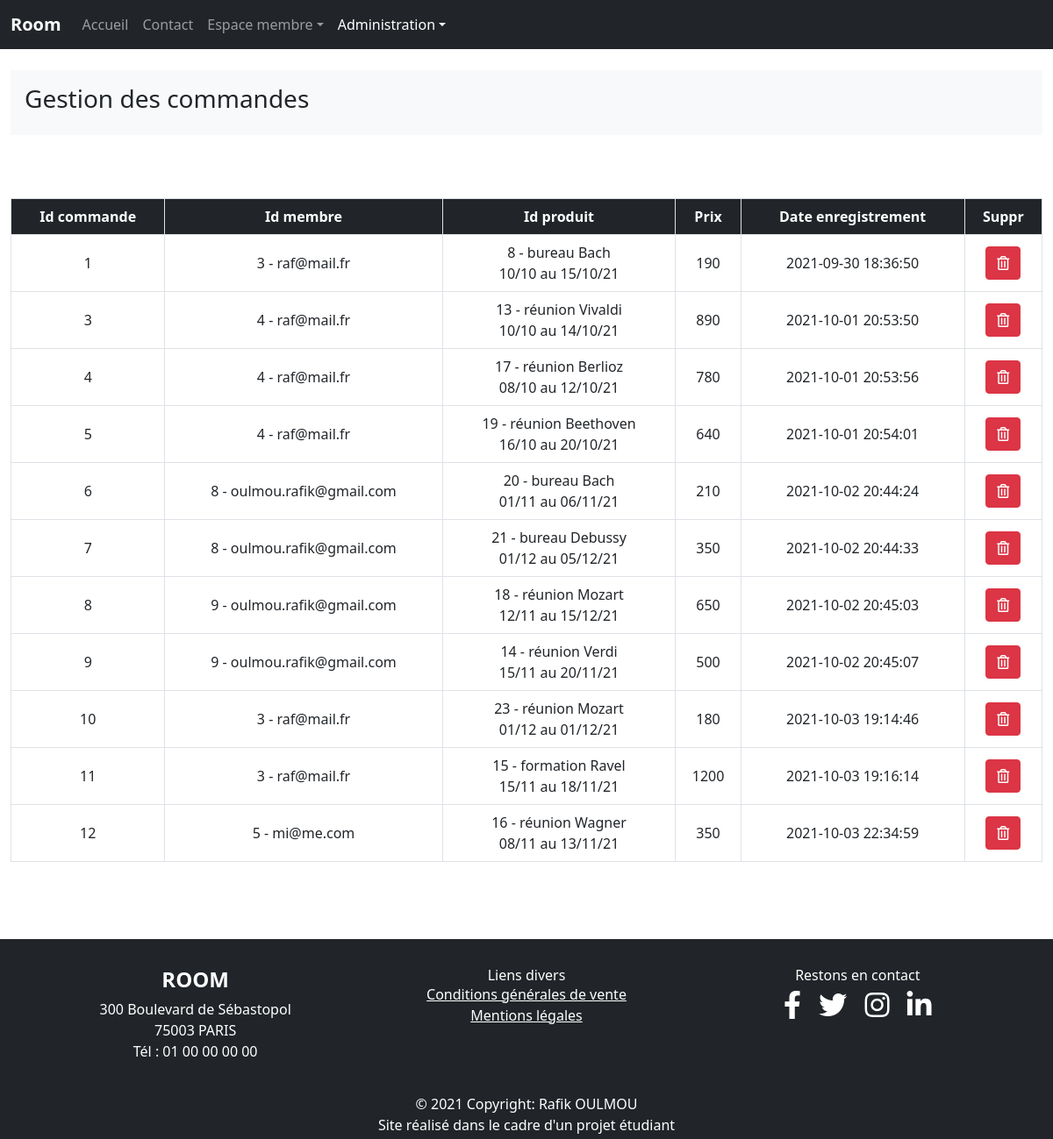
The page /admin/gestion_commandes.php (signed in) on the database its author committed.
### tables this page shows
CREATE TABLE IF NOT EXISTS `commande` (
  `id_commande` int(3) NOT NULL AUTO_INCREMENT,
  `id_membre` int(3) DEFAULT NULL,
  `id_produit` int(3) DEFAULT NULL,
  `date_enregistrement` datetime NOT NULL,
  PRIMARY KEY (`id_commande`),
  KEY `id_membre` (`id_membre`),
  KEY `id_produit` (`id_produit`)
);

CREATE TABLE IF NOT EXISTS `membre` (
  `id_membre` int(3) NOT NULL AUTO_INCREMENT,
  `pseudo` varchar(255) NOT NULL,
  `mdp` varchar(255) NOT NULL,
  `nom` varchar(255) NOT NULL,
  `prenom` varchar(255) NOT NULL,
  `email` varchar(255) NOT NULL,
  `civilite` enum('m','f') NOT NULL,
  `statut` int(1) NOT NULL,
  `date_enregistrement` datetime NOT NULL,
  PRIMARY KEY (`id_membre`),
  UNIQUE KEY `pseudo` (`pseudo`)
);

CREATE TABLE IF NOT EXISTS `produit` (
  `id_produit` int(3) NOT NULL AUTO_INCREMENT,
  `id_salle` int(3) DEFAULT NULL,
  `date_arrivee` datetime NOT NULL,
  `date_depart` datetime NOT NULL,
  `prix` int(4) NOT NULL,
  `etat` enum('libre','réservé') NOT NULL DEFAULT 'libre',
  PRIMARY KEY (`id_produit`),
  KEY `id_salle` (`id_salle`)
);

CREATE TABLE IF NOT EXISTS `salle` (
  `id_salle` int(3) NOT NULL AUTO_INCREMENT,
  `titre` varchar(255) NOT NULL,
  `description` text NOT NULL,
  `photo` varchar(255) NOT NULL,
  `pays` varchar(255) NOT NULL,
  `ville` varchar(255) NOT NULL,
  `adresse` varchar(255) NOT NULL,
  `cp` varchar(5) NOT NULL,
  `capacite` int(3) NOT NULL,
  `categorie` enum('réunion','bureau','formation') NOT NULL,
  `plan` longtext NOT NULL,
  PRIMARY KEY (`id_salle`),
  UNIQUE KEY `titre` (`titre`)
);

### admin/gestion_commandes.php (the view, shortened to what this page needs)
<?php
include '../inc/init.inc.php';
$liste_commandes = $pdo->query("SELECT commande.id_commande, membre.id_membre, membre.email, produit.id_produit, produit.date_arrivee, produit.date_depart, salle.categorie, salle.titre, produit.prix, commande.date_enregistrement FROM commande INNER JOIN membre ON commande.id_membre = membre.id_membre INNER JOIN produit ON commande.id_produit = produit.id_produit INNER JOIN salle ON salle.id_salle = produit.id_salle");
include '../inc/header.inc.php';
include '../inc/nav.inc.php';
?>
    <main class="container-fluid">
        <div class="bg-light mt-4 p-2">
            <h3 class="p-2">Gestion des commandes</h3>
        </div>
        <?php echo $msg . '<br>';   ?>
        <div class="row">
            <div class="col-12 mt-5">
                <table class="table table-bordered text-center">
                    <tr class="bg-dark text-white">
                        <th>Id commande</th>
                        <th>Id membre</th>
                        <th>Id produit</th>
                        <th>Prix</th>
                        <th>Date enregistrement</th>
                        <th>Suppr</th>
                    </tr>
                    <?php
                        while($ligne = $liste_commandes->fetch(PDO::FETCH_ASSOC)) {
                            echo '<tr class="text-center align-middle">';
                            echo '<td>' . $ligne['id_commande'] . '</td>';
                            echo '<td>' . $ligne['id_membre'] . ' - ' . $ligne['email'] . '</td>';
                            echo '<td>' . $ligne['id_produit'] . ' - ' . $ligne['categorie'] . ' ' . $ligne['titre'] . '<br>' . date("d/m", strtotime($ligne['date_arrivee'])) . ' au ' . date("d/m/y", strtotime($ligne['date_depart'])) . '</td>';
                            echo '<td>' . $ligne['prix'] . '</td>';
                            echo '<td>' . $ligne['date_enregistrement'] . '</td>';
                            echo '<td class="text-center align-middle"><a href="?action=supprimer&id_commande=' . $ligne['id_commande'] . '" title="supprimer" class="btn btn-danger confirm_delete"><i class="far fa-trash-alt"></i></a></td>';
                            echo '</tr>';
                        }
                    ?>
                </table>
            </div>
        </div>
    </main>
<br><br><br>
<?php
include '../inc/footer.inc.php';

### rows shown on the page
commande: id_commande "1", id_membre.id_membre "3", id_membre.email "raf@mail.fr", id_produit.id_produit "8", salle.categorie "bureau", salle.titre "Bach", id_produit.date_arrivee "10/10", id_produit.date_depart "15/10/21", id_produit.prix "190", date_enregistrement "2021-09-30 18:36:50"
commande: id_commande "3", id_membre.id_membre "4", id_membre.email "raf@mail.fr", id_produit.id_produit "13", salle.categorie "réunion", salle.titre "Vivaldi", id_produit.date_arrivee "10/10", id_produit.date_depart "14/10/21", id_produit.prix "890", date_enregistrement "2021-10-01 20:53:50"
commande: id_commande "4", id_membre.id_membre "4", id_membre.email "raf@mail.fr", id_produit.id_produit "17", salle.categorie "réunion", salle.titre "Berlioz", id_produit.date_arrivee "08/10", id_produit.date_depart "12/10/21", id_produit.prix "780", date_enregistrement "2021-10-01 20:53:56"
commande: id_commande "5", id_membre.id_membre "4", id_membre.email "raf@mail.fr", id_produit.id_produit "19", salle.categorie "réunion", salle.titre "Beethoven", id_produit.date_arrivee "16/10", id_produit.date_depart "20/10/21", id_produit.prix "640", date_enregistrement "2021-10-01 20:54:01"
commande: id_commande "6", id_membre.id_membre "8", id_membre.email "oulmou.rafik@gmail.com", id_produit.id_produit "20", salle.categorie "bureau", salle.titre "Bach", id_produit.date_arrivee "01/11", id_produit.date_depart "06/11/21", id_produit.prix "210", date_enregistrement "2021-10-02 20:44:24"
commande: id_commande "7", id_membre.id_membre "8", id_membre.email "oulmou.rafik@gmail.com", id_produit.id_produit "21", salle.categorie "bureau", salle.titre "Debussy", id_produit.date_arrivee "01/12", id_produit.date_depart "05/12/21", id_produit.prix "350", date_enregistrement "2021-10-02 20:44:33"
commande: id_commande "8", id_membre.id_membre "9", id_membre.email "oulmou.rafik@gmail.com", id_produit.id_produit "18", salle.categorie "réunion", salle.titre "Mozart", id_produit.date_arrivee "12/11", id_produit.date_depart "15/12/21", id_produit.prix "650", date_enregistrement "2021-10-02 20:45:03"
commande: id_commande "9", id_membre.id_membre "9", id_membre.email "oulmou.rafik@gmail.com", id_produit.id_produit "14", salle.categorie "réunion", salle.titre "Verdi", id_produit.date_arrivee "15/11", id_produit.date_depart "20/11/21", id_produit.prix "500", date_enregistrement "2021-10-02 20:45:07"
commande: id_commande "10", id_membre.id_membre "3", id_membre.email "raf@mail.fr", id_produit.id_produit "23", salle.categorie "réunion", salle.titre "Mozart", id_produit.date_arrivee "01/12", id_produit.date_depart "01/12/21", id_produit.prix "180", date_enregistrement "2021-10-03 19:14:46"
commande: id_commande "11", id_membre.id_membre "3", id_membre.email "raf@mail.fr", id_produit.id_produit "15", salle.categorie "formation", salle.titre "Ravel", id_produit.date_arrivee "15/11", id_produit.date_depart "18/11/21", id_produit.prix "1200", date_enregistrement "2021-10-03 19:16:14"
commande: id_commande "12", id_membre.id_membre "5", id_membre.email "mi@me.com", id_produit.id_produit "16", salle.categorie "réunion", salle.titre "Wagner", id_produit.date_arrivee "08/11", id_produit.date_depart "13/11/21", id_produit.prix "350", date_enregistrement "2021-10-03 22:34:59"
